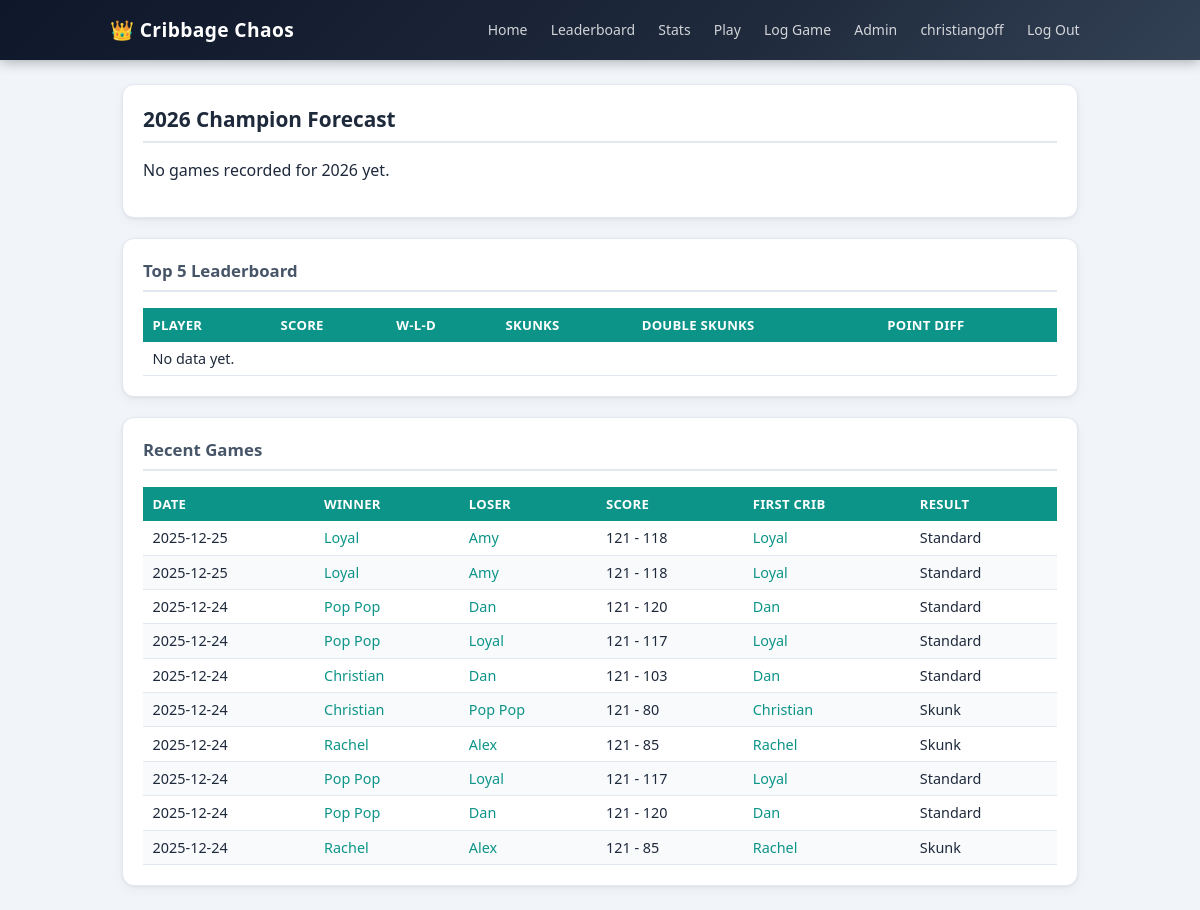
The page / (signed in) on the database its author committed.
### app.py (models this page shows, shortened)
class User(db.Model):
    __tablename__ = "users"
    id = db.Column(db.Integer, primary_key=True)
    username = db.Column(db.String(80), unique=True, nullable=False)
    password_hash = db.Column(db.String(200), nullable=False)
    is_admin = db.Column(db.Boolean, default=False, nullable=False)
    player_id = db.Column(db.Integer, db.ForeignKey("players.id"), nullable=True)
    created_at = db.Column(db.DateTime, nullable=False, default=datetime.utcnow)
    player = db.relationship("Player", foreign_keys=[player_id])

class Game(db.Model):
    __tablename__ = "games"
    __table_args__ = (
        CheckConstraint("player1_id != player2_id", name="ck_unique_players"),
        CheckConstraint("player1_score >= 0", name="ck_player1_score_nonnegative"),
        CheckConstraint("player2_score >= 0", name="ck_player2_score_nonnegative"),
    )
    id = db.Column(db.Integer, primary_key=True)
    played_on = db.Column(db.Date, nullable=False)
    player1_id = db.Column(db.Integer, db.ForeignKey("players.id"), nullable=False)
    player2_id = db.Column(db.Integer, db.ForeignKey("players.id"), nullable=False)
    player1_score = db.Column(db.Integer, nullable=False)
    player2_score = db.Column(db.Integer, nullable=False)
    winner_id = db.Column(db.Integer, db.ForeignKey("players.id"), nullable=True)
    first_crib_id = db.Column(db.Integer, db.ForeignKey("players.id"), nullable=True)
    notes = db.Column(db.String(255), nullable=True)
    created_at = db.Column(db.DateTime, nullable=False, default=datetime.utcnow)
    player1 = db.relationship("Player", foreign_keys=[player1_id])
    player2 = db.relationship("Player", foreign_keys=[player2_id])
    winner = db.relationship("Player", foreign_keys=[winner_id])
    first_crib = db.relationship("Player", foreign_keys=[first_crib_id])
    @property
    def winner_score(self) -> int:
        if self.winner_id == self.player1_id:
            return self.player1_score
        if self.winner_id == self.player2_id:
            return self.player2_score
        return max(self.player1_score, self.player2_score)
    @property
    def loser_score(self) -> int:
        if self.winner_id == self.player1_id:
            return self.player2_score
        if self.winner_id == self.player2_id:
            return self.player1_score
        return min(self.player1_score, self.player2_score)
    @property
    def is_double_skunk(self) -> bool:
        return self.loser_score <= DOUBLE_SKUNK_THRESHOLD
    @property
    def is_skunk(self) -> bool:
        return DOUBLE_SKUNK_THRESHOLD < self.loser_score <= SKUNK_THRESHOLD

class Player(db.Model):
    __tablename__ = "players"
    id = db.Column(db.Integer, primary_key=True)
    name = db.Column(db.String(80), unique=True, nullable=False)
    created_at = db.Column(db.DateTime, nullable=False, default=datetime.utcnow)

### app.py (the view)
@app.route("/")
def index():
    current_year = date.today().year
    recent_games = Game.query.order_by(Game.played_on.desc(), Game.created_at.desc()).limit(10).all()
    ranked, winner = calculate_champion_scores(current_year)
    return render_template(
        "index.html",
        current_year=current_year,
        recent_games=recent_games,
        ranked=[r for r in ranked if r.games > 0][:5],
        winner=winner,
    )

### app.py (called while the page is built)
def current_user() -> "User | None":
    uid = session.get("user_id")
    if uid:
        return User.query.get(uid)
    return None

@app.context_processor
def inject_auth_context():
    u = current_user()
    return {"is_admin": bool(u and u.is_admin), "current_user": u}

### templates/index.html
{% extends "layout.html" %}
{% block content %}
<section class="panel">
  <h2>{{ current_year }} Champion Forecast</h2>
  {% if winner %}
    <p class="winner">Current projected winner: <strong><a href="{{ url_for('player_profile', player_id=winner.player.id) }}" class="player-link" style="color:inherit">{{ winner.player.name }}</a></strong> ({{ "%.2f"|format(winner.champion_score) }})</p>
  {% else %}
    <p>No games recorded for {{ current_year }} yet.</p>
  {% endif %}
</section>
<section class="panel">
  <h3>Top 5 Leaderboard</h3>
  <div class="table-wrap">
  <table>
    <thead>
      <tr>
        <th>Player</th>
        <th>Score</th>
        <th>W-L-D</th>
        <th>Skunks</th>
        <th>Double Skunks</th>
        <th>Point Diff</th>
      </tr>
    </thead>
    <tbody>
      {% for row in ranked %}
      <tr>
        <td><a href="{{ url_for('player_profile', player_id=row.player.id) }}" class="player-link">{{ row.player.name }}</a></td>
        <td>{{ "%.2f"|format(row.champion_score) }}</td>
        <td>{{ row.wins }}-{{ row.losses }}-{{ row.draws }}</td>
        <td>{{ row.skunks }}</td>
        <td>{{ row.double_skunks }}</td>
        <td>{{ row.point_diff }}</td>
      </tr>
      {% else %}
      <tr><td colspan="6">No data yet.</td></tr>
      {% endfor %}
    </tbody>
  </table>
  </div>
</section>
<section class="panel">
  <h3>Recent Games</h3>
  <div class="table-wrap">
  <table>
    <thead>
      <tr>
        <th>Date</th>
        <th>Winner</th>
        <th>Loser</th>
        <th>Score</th>
        <th>First Crib</th>
        <th>Result</th>
      </tr>
    </thead>
    <tbody>
      {% for game in recent_games %}
      <tr>
        <td>{{ game.played_on }}</td>
        <td>{% if game.winner %}<a href="{{ url_for('player_profile', player_id=game.winner.id) }}" class="player-link">{{ game.winner.name }}</a>{% else %}N/A{% endif %}</td>
        {% set loser = game.player2 if game.winner_id == game.player1_id else game.player1 %}
        <td><a href="{{ url_for('player_profile', player_id=loser.id) }}" class="player-link">{{ loser.name }}</a></td>
        <td>{{ game.winner_score }} - {{ game.loser_score }}</td>
        <td>{% if game.first_crib %}<a href="{{ url_for('player_profile', player_id=game.first_crib.id) }}" class="player-link">{{ game.first_crib.name }}</a>{% else %}N/A{% endif %}</td>
        <td>
          {% if game.is_double_skunk %}
            Double skunk
          {% elif game.is_skunk %}
            Skunk
          {% else %}
            Standard
          {% endif %}
        </td>
      </tr>
      {% else %}
      <tr><td colspan="6">No games yet.</td></tr>
      {% endfor %}
    </tbody>
  </table>
  </div>
</section>
{% endblock %}

### templates/layout.html (shortened to what this page needs)
<!doctype html>
<html lang="en">
<head>
  <link rel="stylesheet" href="{{ url_for('static', filename='style.css') }}">
</head>
<body>
  <header>
    <div class="header-inner">
      <h1>👑 Cribbage Chaos</h1>
      <nav id="nav-menu">
        <a href="{{ url_for('index') }}">Home</a>
        <a href="{{ url_for('leaderboard') }}">Leaderboard</a>
        <a href="{{ url_for('stats') }}">Stats</a>
        <a href="{{ url_for('play_lobby') }}">Play</a>
        {% if current_user %}
          <a href="{{ url_for('games') }}">Log Game</a>
          {% if is_admin %}
            <a href="{{ url_for('admin_panel') }}">Admin</a>
          {% endif %}
          <a href="{{ url_for('account') }}">{{ current_user.username }}</a>
          <form method="post" action="{{ url_for('logout') }}" class="inline-nav-form">
            <button type="submit" class="link-button">Log Out</button>
          </form>
        {% else %}
          <a href="{{ url_for('login') }}">Log In</a>
          <a href="{{ url_for('register') }}">Register</a>
        {% endif %}
      </nav>
    </div>
  </header>
  <main>
    {% block content %}{% endblock %}
  </main>
</body>
</html>

### static/style.css (style rules this page uses)
:root { --bg: #f1f5f9; --ink: #1e293b; --panel: #ffffff; --line: #e2e8f0; --accent: #0d9488; --accent-dark: #0f766e; --accent-light: #f0fdfa; --gold: #f59e0b; --ok: #16a34a; --err: #dc2626; }
* { box-sizing: border-box; }
body { margin: 0; font-family: system-ui, -apple-system, "Segoe UI", Roboto, sans-serif; color: var(--ink); background: var(--bg); min-height: 100vh; }
header { background: linear-gradient(135deg, #0f172a 0%, #1e293b 60%, #334155 100%); color: white; box-shadow: 0 2px 12px rgba(0,0,0,0.3); position: sticky; top: 0; z-index: 100; }
.header-inner { max-width: 1020px; margin: 0 auto; padding: 0.875rem 1.25rem; display: flex; align-items: center; gap: 1rem; }
header h1 { margin: 0; font-size: 1.2rem; font-weight: 700; letter-spacing: 0.02em; white-space: nowrap; flex-shrink: 0; }
nav { display: flex; gap: 0.15rem; align-items: center; flex-wrap: wrap; margin-left: auto; }
nav a { color: rgba(255,255,255,0.8); text-decoration: none; font-size: 0.875rem; padding: 0.4rem 0.65rem; border-radius: 6px; transition: background 0.15s, color 0.15s; }
main { max-width: 980px; margin: 1.5rem auto; padding: 0 0.75rem; }
.panel { background: var(--panel); border: 1px solid var(--line); border-radius: 12px; padding: 1.25rem; margin-bottom: 1.25rem; box-shadow: 0 1px 3px rgba(0,0,0,0.06), 0 4px 12px rgba(0,0,0,0.04); }
.panel h2, .panel h3 { margin-top: 0; color: var(--ink); border-bottom: 2px solid var(--line); padding-bottom: 0.5rem; margin-bottom: 1rem; font-weight: 600; }
.panel h2 { font-size: 1.3rem; }
.panel h3 { font-size: 1.05rem; color: #475569; }
.table-wrap { overflow-x: auto; -webkit-overflow-scrolling: touch; margin: 0 -0.25rem; padding: 0 0.25rem; }
table { width: 100%; border-collapse: collapse; font-size: 0.9rem; }
th { background: var(--accent); color: white; padding: 0.5rem 0.6rem; text-align: left; white-space: nowrap; font-weight: 600; letter-spacing: 0.02em; font-size: 0.82rem; text-transform: uppercase; }
td { border-bottom: 1px solid var(--line); padding: 0.45rem 0.6rem; text-align: left; }
tbody tr:nth-child(even) td { background: #f8fafc; }
button { padding: 0.5rem 1rem; border: none; border-radius: 7px; background: var(--accent); color: white; cursor: pointer; font-family: inherit; font-size: 0.9rem; font-weight: 500; transition: background 0.15s, transform 0.1s, box-shadow 0.15s; }
.inline-nav-form { margin: 0; }
.link-button { background: transparent; border: none; color: rgba(255,255,255,0.8); padding: 0.4rem 0.65rem; font-size: 0.875rem; cursor: pointer; border-radius: 6px; font-family: inherit; font-weight: normal; text-decoration: none; box-shadow: none; }
.player-link { color: var(--accent); text-decoration: none; font-weight: 500; }

### rows shown on the page
User: username "christiangoff"
Game: played_on "2025-12-25", winner.name "Loyal", winner_score "121", loser_score "118", first_crib.name "Loyal", shows "Standard"
Player: name "Amy"
Game: played_on "2025-12-25", winner.name "Loyal", winner_score "121", loser_score "118", first_crib.name "Loyal", shows "Standard"
Game: played_on "2025-12-24", winner.name "Pop Pop", winner_score "121", loser_score "120", first_crib.name "Dan", shows "Standard"
Player: name "Dan"
Game: played_on "2025-12-24", winner.name "Pop Pop", winner_score "121", loser_score "117", first_crib.name "Loyal", shows "Standard"
Player: name "Loyal"
Game: played_on "2025-12-24", winner.name "Christian", winner_score "121", loser_score "103", first_crib.name "Dan", shows "Standard"
Game: played_on "2025-12-24", winner.name "Christian", winner_score "121", loser_score "80", first_crib.name "Christian", shows "Skunk"
Player: name "Pop Pop"
Game: played_on "2025-12-24", winner.name "Rachel", winner_score "121", loser_score "85", first_crib.name "Rachel", shows "Skunk"
Player: name "Alex"
Game: played_on "2025-12-24", winner.name "Pop Pop", winner_score "121", loser_score "117", first_crib.name "Loyal", shows "Standard"
Game: played_on "2025-12-24", winner.name "Pop Pop", winner_score "121", loser_score "120", first_crib.name "Dan", shows "Standard"
Game: played_on "2025-12-24", winner.name "Rachel", winner_score "121", loser_score "85", first_crib.name "Rachel", shows "Skunk"
